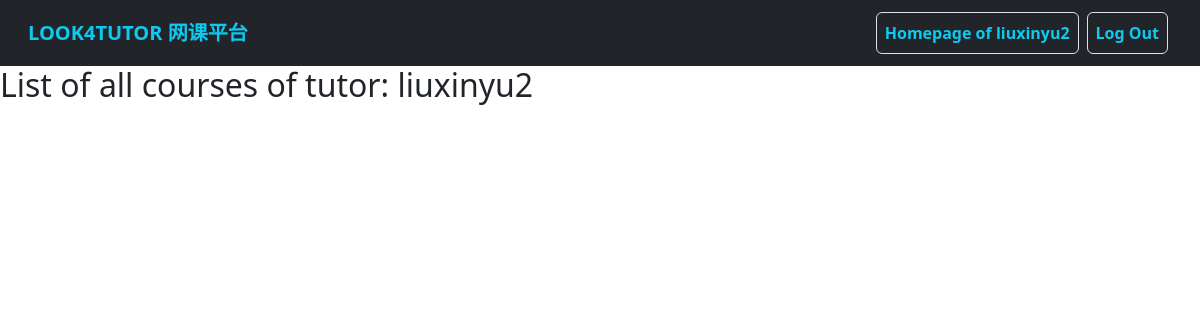
/tutors/tutor_course_list (signed in), run on an earlier commit of the app's database.
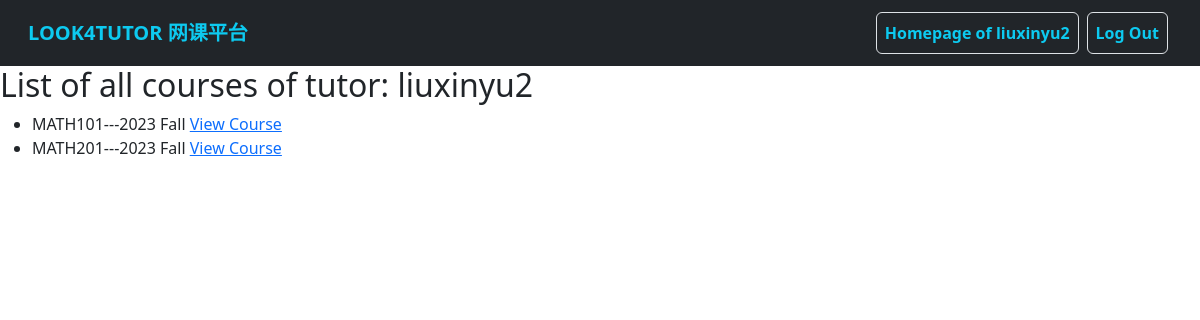
And on a later commit of the database.
### users/models.py (models this page shows)
class MyUser(AbstractUser):
    wechat_id = models.CharField(
        max_length=20,
        blank=False,
        unique=True,
        verbose_name='Wechat ID',
        help_text="Your Wechat/Weixin ID used to contact Look4Tutor service",
    )
    is_tutor = models.BooleanField(
        default=False,
        verbose_name='Tutor',
        help_text="Designates whether the user is a tutor",
    )
    nickname = models.CharField(
        max_length=50,
        blank=True,
        verbose_name='Nickname',
        help_text="Nickname used by Look4Tutor",
    )
    label = models.CharField(
        max_length=200,
        blank=True,
        verbose_name='Label',
        help_text="Label added by administration"
    )
    comment = models.TextField(
        max_length=300,
        blank=True,
        verbose_name='Comment',
        help_text="Comment on user"
    )

### courses/models.py (models this page shows, shortened)
class Course(models.Model):
    SUBJECT_CHOICES = [
        ('APBI', 'APBI'),
        ('APSC', 'APSC'),
        ('BIOL', 'BIOL'),
        ('CHEM', 'CHEM'),
        ('COMM', 'COMM'),
        ('COMR', 'COMR'),
        ('CPEN', 'CPEN'),
        ('CPSC', 'CPSC'),
        ('DCSI', 'DCSI'),
        ('ECON', 'ECON'),
        ('ELEC', 'ELEC'),
        ('EOSC', 'EOSC'),
        ('MATH', 'MATH'),
        ('MFRE', 'MFRE'),
        ('PHIL', 'PHIL'),
        ('PHYS', 'PHYS'),
        ('PSYC', 'PSYC'),
        ('SCIE', 'SCIE'),
        ('STAT', 'STAT'),
        ('VANT', 'VANT'),
        ('WRDS', 'WRDS'),
    ]
    subject = models.CharField(
        max_length=4,
        choices=SUBJECT_CHOICES,
        help_text="Subject code, e.g. ECON.",
        blank=False,
        verbose_name='Subject'
    )
    course_number = models.CharField(
        max_length=3,
        help_text="3-digits course number, e.g. 101.",
        blank=False,
        verbose_name='Course Number'
    )
    section = models.CharField(
        max_length=20,
        help_text="Section number, e.g. 202 or professor name. <strong>Leave it blank</strong> if there is only one section.",
        blank=True,
        verbose_name='Section'
    )
    term = models.ForeignKey(
        Term,
        models.SET_NULL,
        blank=True,
        null=True,
        verbose_name='Term'
    )
    tutor = models.ForeignKey(
        MyUser,
        models.SET_NULL,
        limit_choices_to={'is_tutor': True},
        blank=True,
        null=True,
        verbose_name='Tutor'
    )
    def get_long_title(self):
        return self.subject + self.course_number + self.section + "---" + self.term.__str__()

class Term(models.Model):
    SEASON_CHOICES = [
        ('Fall', 'Fall'),
        ('Spring', 'Spring'),
        ('Summer_1', 'Summer_1'),
        ('Summer_2', 'Summer_2')
    ]
    year = models.CharField(
        max_length=4,
        help_text="Year of the term, e.g. 2023",
        blank=False,
        verbose_name='Year'
    )
    season = models.CharField(
        max_length=8,
        choices=SEASON_CHOICES,
        help_text="Season of the term, e.g. Fall.",
        blank=False,
        verbose_name='Season'
    )
    start_date = models.DateField(
        help_text="Start date of the term.",
        verbose_name='Start Date'
    )
    end_date = models.DateField(
        help_text="End date of the term.",
        verbose_name='End Date'
    )
    def __str__(self):
        return self.year + " " + self.season.capitalize()

### tutors/views.py (the view)
# urls.py: path('tutor_course_list', TutorCourseList.as_view(), name='tutor_course_list'),
class TutorCourseList(ListView):
    model = Course
    template_name = 'tutors/tutor_course_list.html'
    ordering = ['term', 'course_number']
    def get_queryset(self):
        return Course.objects.filter(tutor=self.request.user)

### templates/tutors/tutor_course_list.html
{% extends 'base.html' %} {% block content %}
<h2>List of all courses of tutor: {{ user.username }}</h2>
<div>
  <ul>
    {% for course in course_list %}
    <li>
      {{ course.get_long_title }}
      <a href="{% url 'tutor_course_detail' course.id %}">View Course</a>
    </li>
    {% endfor %}
  </ul>
</div>
{% endblock %}

### templates/base.html (shortened to what this page needs)
<!DOCTYPE html>
<html lang="en">
  <head>
    <link
      href="https://cdn.jsdelivr.net/npm/bootstrap@5.3.0-alpha3/dist/css/bootstrap.min.css"
      rel="stylesheet"
    />
  </head>
  <body>
    <nav class="navbar navbar-expand-lg bg-dark">
      <div class="container-fluid ms-3 me-3">
        <a class="navbar-brand text-info fw-bold" href="{% url 'index' %}"
          >LOOK4TUTOR 网课平台</a
        >
        <div class="collapse navbar-collapse" id="navbarSupportedContent">
          <ul class="navbar-nav ms-auto mb-2 mb-lg-0">
            {% if user.is_authenticated %}
            <li class="nav-item">
              <a
                class="nav-link text-info fw-semibold m-1 border btn btn-outline-light"
                href="{% url 'user_home' %}"
                >Homepage of {{ user.username }}</a
              >
            </li>
            <li class="nav-item">
              <a
                class="nav-link text-info fw-semibold m-1 border btn btn-outline-light"
                href="{% url 'logout' %}"
                >Log Out</a
              >
            </li>
            {% endif %}
          </ul>
        </div>
      </div>
    </nav>
    <div>{% block content %} {% endblock %}</div>
  </body>
</html>

What changed in the data, as far as the page shows it:
added Course: get_long_title "MATH101---2023 Fall"
added Course: get_long_title "MATH201---2023 Fall"
